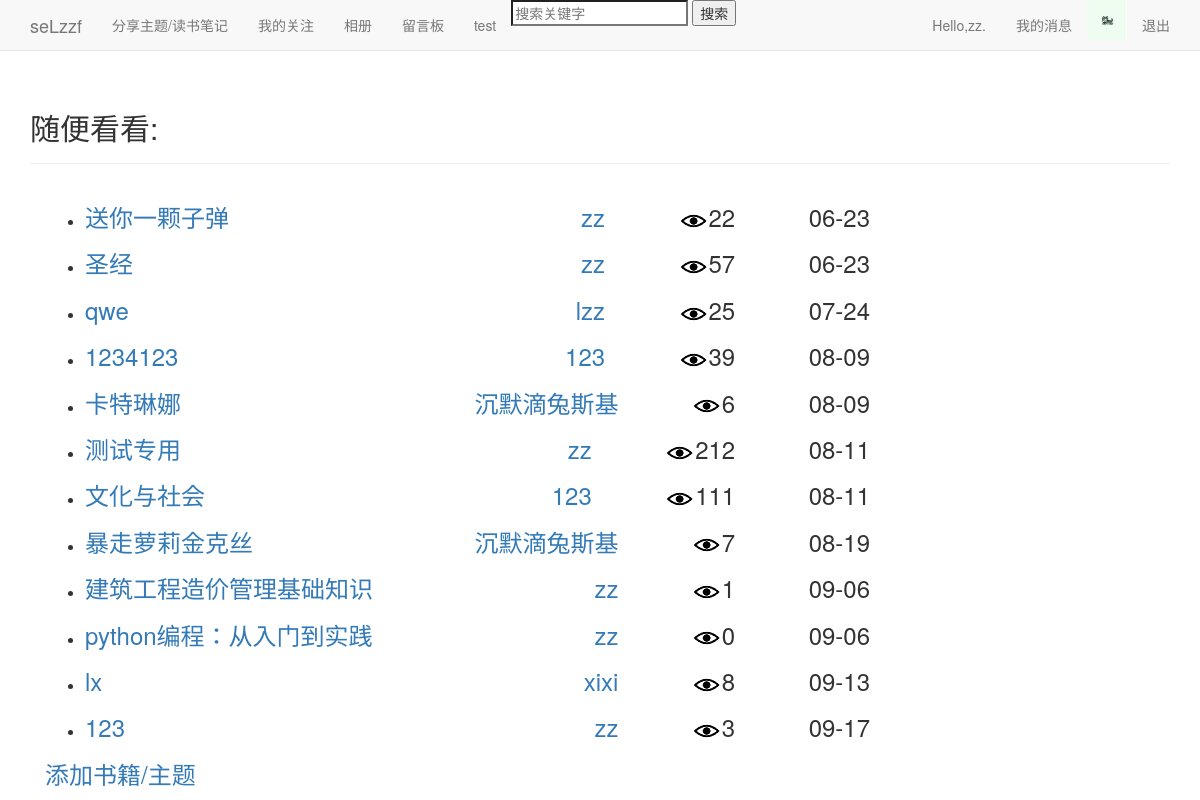
Before: /index/ (signed in) with the older database file.
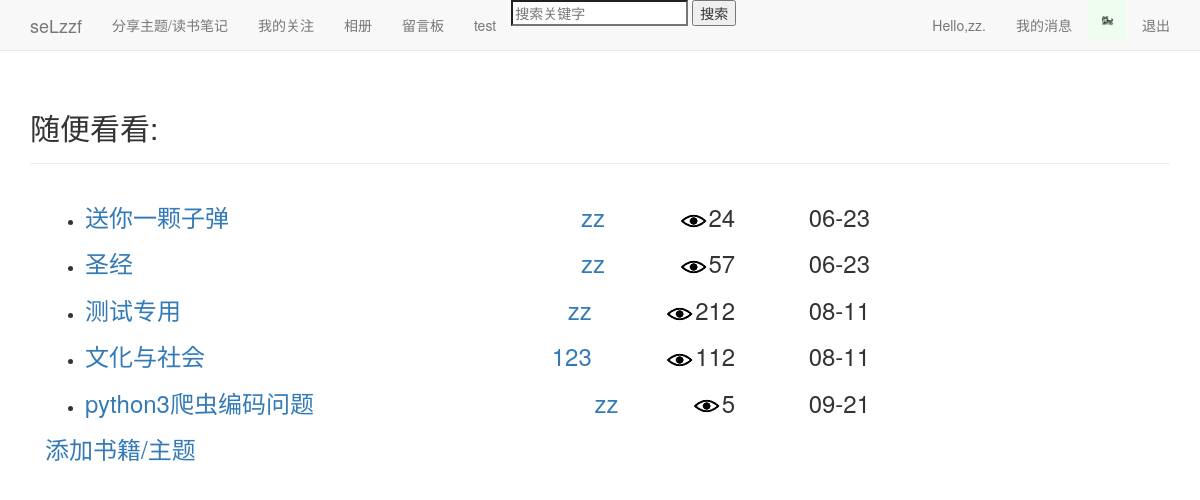
After: the same page with the newer database file.
### users/models.py (models this page shows, shortened)
class Userinfo(models.Model):
	user=models.OneToOneField(User)
	pic=models.ImageField(upload_to='images',default='images/default.jpg',verbose_name='头像',blank=True)
	sex=models.CharField('性别',max_length=2,choices=(
	('男','♂'),('女','♀')),blank=True)
	birthday=models.DateField('生日',default='2000-01-01',blank=True)
	school=models.TextField('学校',max_length=50,default='暂未设置所在学校')
	autograph=models.TextField('个性签名',max_length=50,default='暂未设置个性签名')

### blogs/models.py (models this page shows, shortened)
class Theme(models.Model):
	owner=models.ForeignKey(User)
	title=models.CharField('标题',max_length=15)
	date_added=models.DateTimeField(auto_now_add=True)
	设为私密=models.BooleanField(default=False)
	views=models.PositiveIntegerField(default=0)

### blogs/views.py (the view)
# urls.py: url(r'^index/$',views.index,name='index'),
@login_required
def index(request):
	themes=Theme.objects.filter(设为私密=False)
	page_user=request.user
	request_userinfo=Userinfo.objects.get(user=page_user)
	context={'themes':themes,'page_user':page_user,'request_userinfo':request_userinfo}
	return render(request,'blogs/index.html',context)

### blogs/templates/blogs/index.html (shortened to what this page needs)
{% extends "blogs/base.html" %}
{% load static %}
{% block header %}
  <h2>随便看看:</h2>
{% endblock header %}
{% block content %}
<div class="col-md-9">
<ul>
  {% for theme in themes %}
	<li><h3>
	  <a href="{% url 'blogs:theme' theme.owner.id theme.id %}">{{theme.title}}</a>
	  <div style="float:right;">
		{{theme.date_added|date:'m-d'}}
	  </div>
	  <div style="float:right;">
		<img src="{% static 'images/views.jpg' %}"/>{{theme.views}}
	  </div>
	  <a style="float:right;" href="{% url 'users:userinfo' theme.owner.id %}">{{theme.owner}}</a>
	</h3></li>
  {% empty %}
	<li>暂时还没有人发表主题。</li>
  {% endfor %}
</ul>
  {% if page_user == user %}
  <h3>
    <a href="{% url 'blogs:new_theme' %}">添加书籍/主题</a>
  </h3>
  {% endif %}
</div>
{% endblock content %}

### blogs/templates/blogs/base.html (shortened to what this page needs)
{% load bootstrap3 %}
{% load static %}
<!DOCTYPE html>
<html lang='en'>
<head>
  {% bootstrap_css %}
</head>
<body>
  <nav class='navbar navbar-default navbar-static-top'>
    <div class='container'>
	  <div class='navbar-header'>
	    <a class='navbar-brand' href="{% url 'blogs:index' %}">seLzzf</a>
	  </div>
	  <div id='navbar' class='navbar-collapse collapse'>
	    <ul class='nav navbar-nav'>
		  <li><a href="{% url 'blogs:themes' page_user.id %}">分享主题/读书笔记</a></li>
		  {% if user == page_user %}
		  <li><a href="{% url 'action:action' user.id %}">我的关注</a></li>
		  {% endif %}
		  <li><a href="">相册</a></li>
		  <li><a href="{% url 'message:message' page_user.id %}">留言板</a></li>
		  <li><a href="{% url 'blogs:test' %}">test</a></li>
		  <li class='search'>
		    <form method='post' action="{% url 'blogs:search' %}">
		    <input name='search' type='search' placeholder='搜索关键字'>
		    <input type='submit' value='搜索'>
		    </form>
		  </li>
		</ul>
		<ul class='nav navbar-nav navbar-right'>
		  {% if user.is_authenticated %}
			<li><a href="{% url 'users:userinfo' user.id %}">Hello,{{ user.username }}.</a></li>
			<li><a href="{% url 'users:userinfo' user.id %}">我的消息</a></li>
			<li><img src="{{ request_userinfo.pic.url }}" alt='pic' height="40" width="40"/></li>
			<li><a href="{% url 'users:logout' %}">退出</a></li>
		  {% endif %}
		</ul>
	  </div>
	</div>
  </nav>
  <div class='container'>
    <div class='page-header'>
      {% block header %}{% endblock header %}
    </div>
    <div>
      {% block content %}{% endblock content %}
	</div>
  </div>
</body>
</html>

Changed rows visible on the page:
removed Theme: title "qwe", date_added "07-24", views "25", owner "lzz"
removed Theme: title "1234123", date_added "08-09", views "39", owner "123"
removed Theme: title "卡特琳娜", date_added "08-09", views "6", owner "沉默滴兔斯基"
removed Theme: title "暴走萝莉金克丝", date_added "08-19", views "7", owner "沉默滴兔斯基"
removed Theme: title "建筑工程造价管理基础知识", date_added "09-06", views "1", owner "zz"
removed Theme: title "python编程：从入门到实践", date_added "09-06", views "0", owner "zz"
removed Theme: title "lx", date_added "09-13", views "8", owner "xixi"
removed Theme: title "123", date_added "09-17", views "3", owner "zz"
changed Theme "送你一颗子弹": views "22" → "24"
changed Theme "文化与社会": views "111" → "112"
added Theme: title "python3爬虫编码问题", date_added "09-21", views "5", owner "zz"
